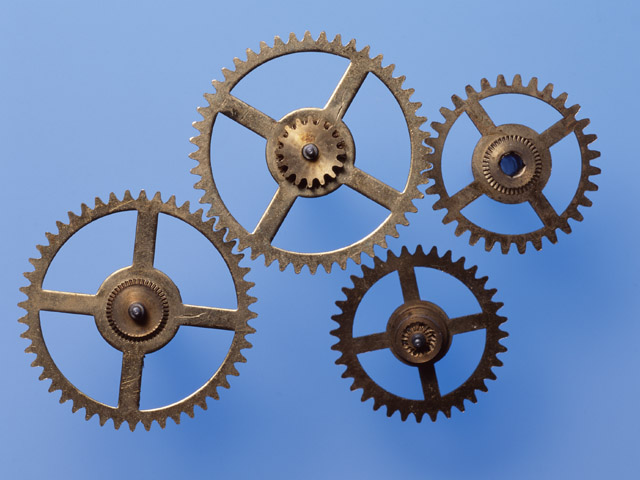
//> input picture image/01-06.jpg, 640 x 480 px, given in place of the camera
$ ./6.3.15   (built with g++ and OpenCV 4)
//> lines starting //> are read from the running program, lines starting //| are printed output that depends on the picture
//コントラスト強調とヒストグラム表示

#include <opencv2/opencv.hpp>

int main() {
    cv::VideoCapture cap(0);
    if(!cap.isOpened()) {
        std::cout << "can't open video" << std::endl;
        return -1;
    }
    cv::Mat src, dst, dst_cvt;

    cv::namedWindow("dst", cv::WINDOW_NORMAL);
    cv::namedWindow("dst_cvt", cv::WINDOW_NORMAL);
    cv::resizeWindow("dst", 640, 360);
    cv::resizeWindow("dst_cvt", 640, 360);

    std::vector<std::string> cName{"Blue", "Green", "Red"};
    std::vector<cv::Scalar> cScalar{cv::Scalar(255, 0, 0), cv::Scalar(0, 255, 0), cv::Scalar(0, 0, 255),
        cv::Scalar(0, 0, 0), cv::Scalar(0, 255, 125)};

    cv::Mat hist(cv::Size(256, 256), CV_8UC3);//ヒストグラム画面のサイズ
    cv::Mat hist_cvt(cv::Size(256, 256), CV_8UC3);//ヒストグラム画面のサイズ

    int min = 50;//しきい値．これ以下の輝度は0になる
    int max = 200;//しきい値．これ以上の輝度は255になる

    while (1) {
        cap >> src;
//> src is the input picture: 480 rows x 640 cols, CV_8UC3; mean B, G, R 178.1, 137.2, 112.4

        cv::cvtColor(src, dst, cv::COLOR_BGR2GRAY);
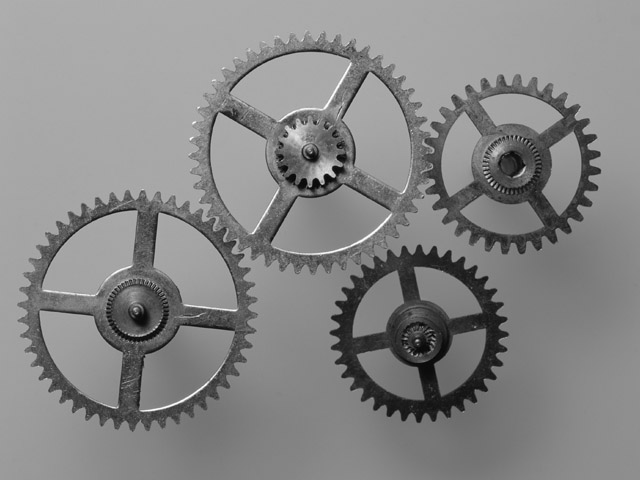
//> dst: 480 rows x 640 cols, CV_8UC1; min 4, max 254, mean 134.4
        dst.convertTo(dst_cvt, dst.type(), 255.0 / (max - min), -255.0 * min / (max - min));
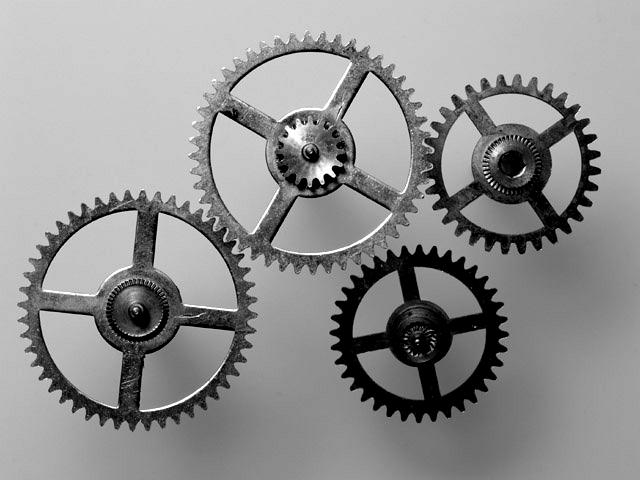
//> dst_cvt: 480 rows x 640 cols, CV_8UC1; min 0, max 255, mean 144.7

        std::vector<cv::Mat> ch(3);
        cv::split(src, ch);
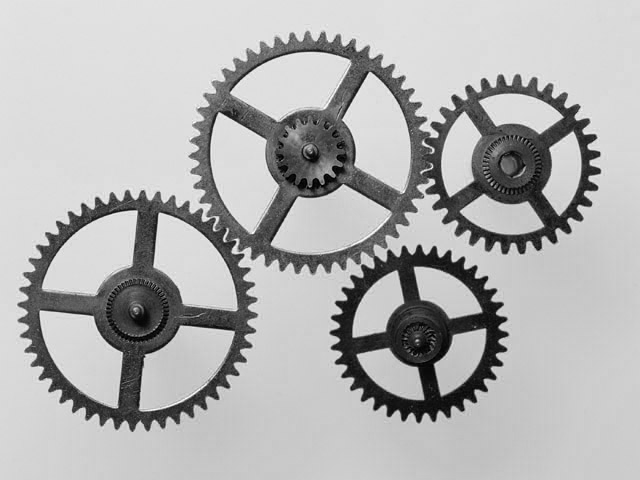
//> ch[0]: 480 rows x 640 cols, CV_8UC1; min 0, max 255, mean 178.1
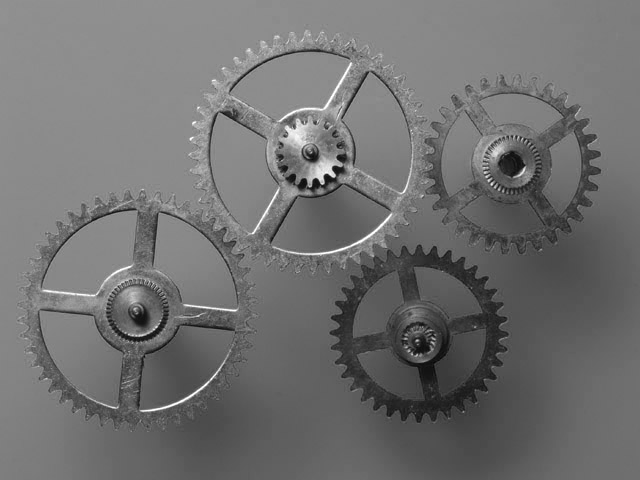
//> ch[2]: 480 rows x 640 cols, CV_8UC1; min 6, max 255, mean 112.4
        ch.push_back(dst);
        ch.push_back(dst_cvt);

        std::vector<int> size{256};//binの本数
        std::vector<float> range{0, 256};//ヒストグラムの範囲．左の値”以上”，右の値”未満”
        hist.setTo(255);
        for (int c = 3; c < 5; c++ ) {
            std::vector<int> channel{c};//チャンネル指定用
            cv::Mat bins;//ヒストグラムの結果格納用配列
            cv::calcHist(ch, channel, cv::noArray(), bins, size, range);
            cv::Point prev = cv::Point(0, 255);
            for (int x = 0; x < 256; x++) {
                cv::Point current = cv::Point(x,256 - (int) (bins.at<float>(x) / 75 ));//75で割って大きさ調整する
                cv::line(hist, prev, current, cScalar[c]);
                prev = current;
            }
        }
//> this loop made 2 passes
//> prev on passes 1 to 2: Point(255, 256), Point(255, 243)
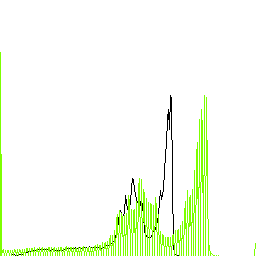
//> hist: 256 rows x 256 cols, CV_8UC3; mean B, G, R 238.6, 253.1, 245.7
        cv::imshow("dst", dst);
        cv::imshow("dst_cvt", dst_cvt);
        cv::imshow("histgram", hist);

        if(cv::waitKey(30) == 27) {
//> the Esc key is pressed
            break;
        }
    }
    return 0;
}

$ run again, on image/01-09.jpg
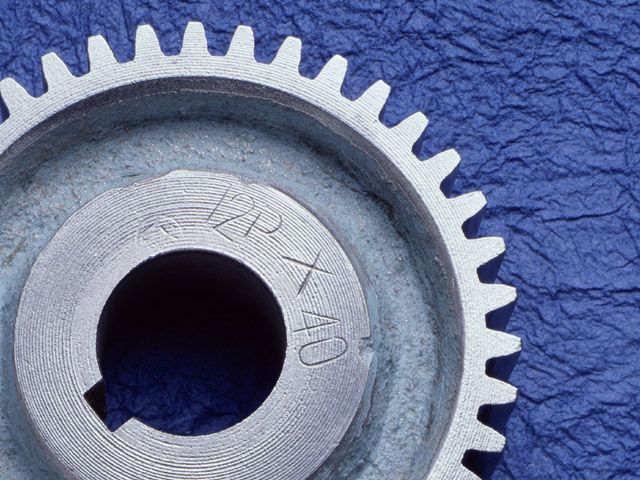
//> input picture image/01-09.jpg, 640 x 480 px, given in place of the camera
//> src is the input picture: 480 rows x 640 cols, CV_8UC3; mean B, G, R 148.9, 115.3, 104.6
//> `cv::split(src, ch);`:
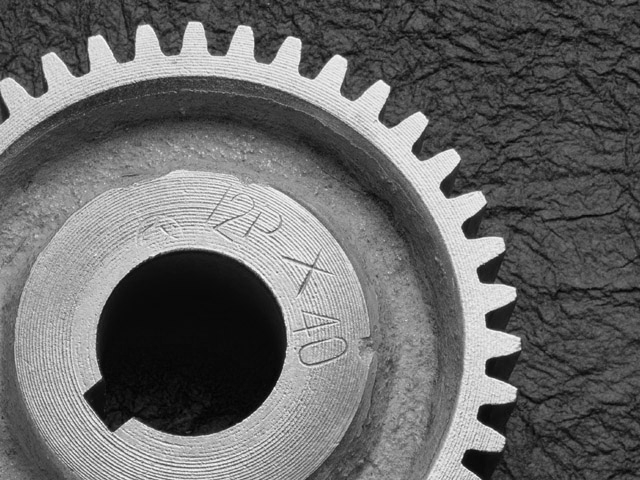
//> ch[2]: 480 rows x 640 cols, CV_8UC1; min 0, max 255, mean 104.6
//> the loop `for (int c = 3; c < 5; c++ )` made 2 passes
//> prev on passes 1 to 2: Point(255, 256), Point(255, -310)
//> after the loop `for (int c = 3; c < 5; c++ )`:
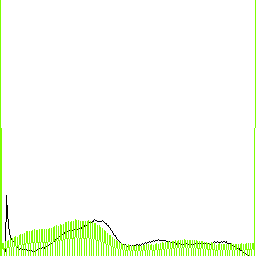
//> hist: 256 rows x 256 cols, CV_8UC3; mean B, G, R 241.8, 254, 247.8

$ run again, on image/01-12.jpg
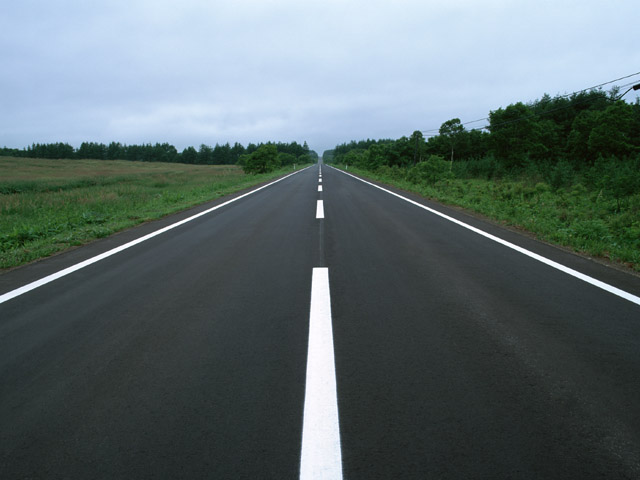
//> input picture image/01-12.jpg, 640 x 480 px, given in place of the camera
//> src is the input picture: 480 rows x 640 cols, CV_8UC3; mean B, G, R 109.7, 107.6, 93.9
//> `cv::split(src, ch);`:
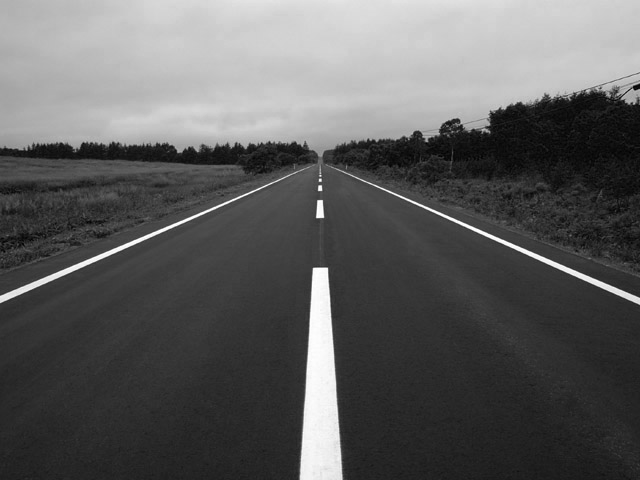
//> ch[2]: 480 rows x 640 cols, CV_8UC1; min 0, max 255, mean 93.9
//> the loop `for (int c = 3; c < 5; c++ )` made 2 passes
//> prev on passes 1 to 2: Point(255, 255), Point(255, -807)
//> after the loop `for (int c = 3; c < 5; c++ )`:
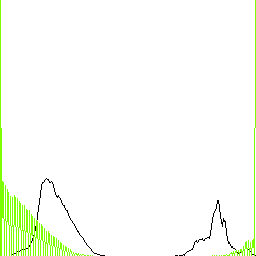
//> hist: 256 rows x 256 cols, CV_8UC3; mean B, G, R 245.6, 253.8, 249.6

$ run again, on image/01-13.jpg
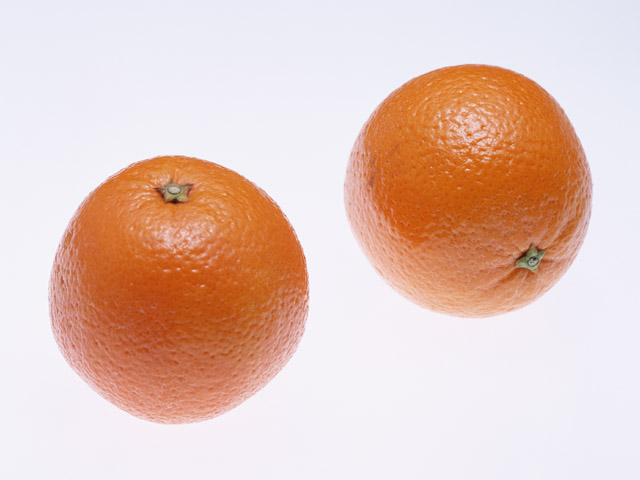
//> input picture image/01-13.jpg, 640 x 480 px, given in place of the camera
//> src is the input picture: 480 rows x 640 cols, CV_8UC3; mean B, G, R 189.3, 199.7, 229
//> `cv::split(src, ch);`:
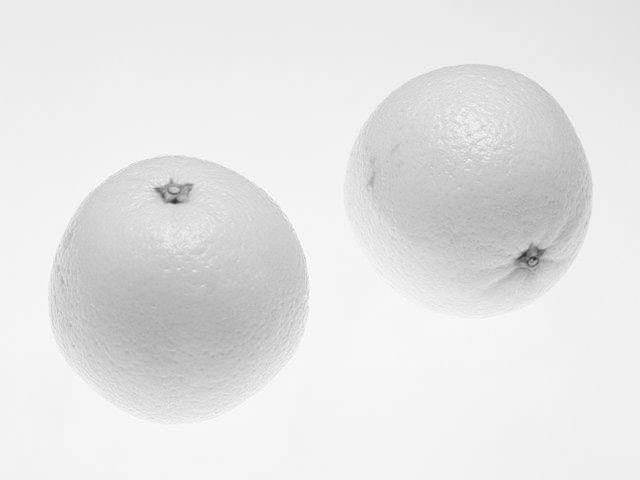
//> ch[2]: 480 rows x 640 cols, CV_8UC1; min 30, max 255, mean 229
//> the loop `for (int c = 3; c < 5; c++ )` made 2 passes
//> prev on passes 1 to 2: Point(255, 256), Point(255, -2518)
//> after the loop `for (int c = 3; c < 5; c++ )`:
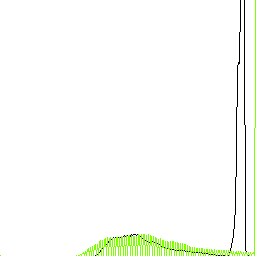
//> hist: 256 rows x 256 cols, CV_8UC3; mean B, G, R 247.5, 252.7, 250.1
